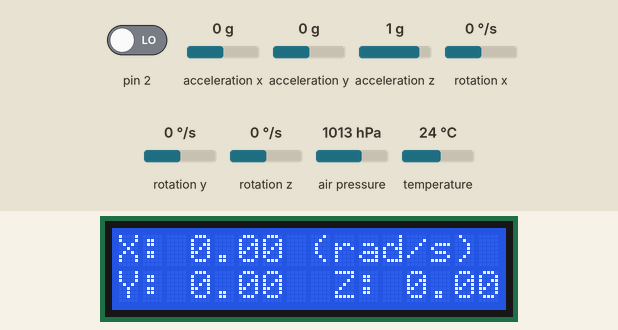
The sketch below on a simulated Arduino Uno, built with avr-gcc and run on an emulated ATmega328P. Shown: 16×2 character LCD. Inputs (shaded band) come from the test bench; at power-on: pin 2 LOW, air pressure 1013 hPa, temperature 24 °C, acceleration x 0 g, acceleration y 0 g, acceleration z 1 g, rotation x 0 °/s, rotation y 0 °/s, rotation z 0 °/s.

Above: at 1.2 s.
1.3 s: pin 2 driven HIGH
At 2.4 s:
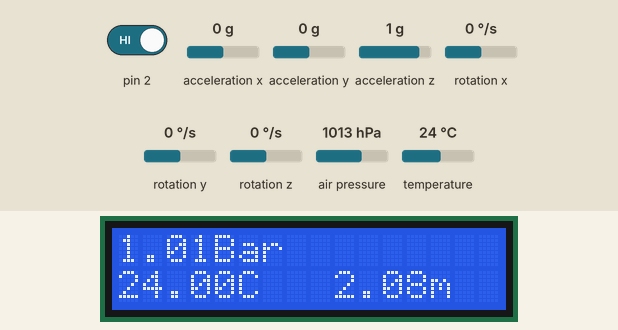
4.0 s: air pressure set to 952 hPa
At 4.8 s:
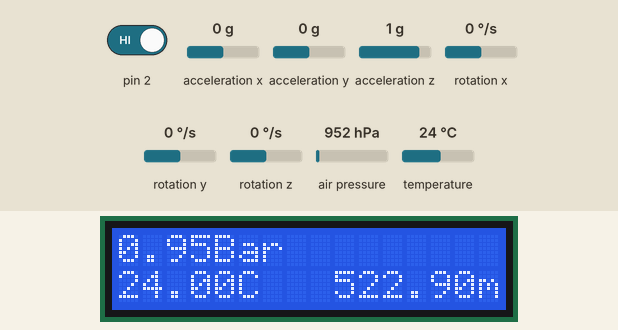
5.7 s: temperature set to 12 °C
At 6.5 s:
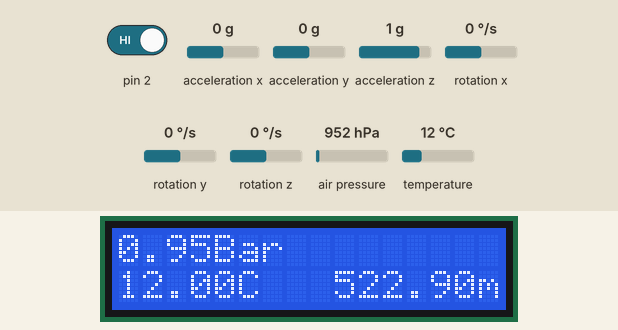
7.4 s: air pressure set to 975 hPa
At 8.0 s:
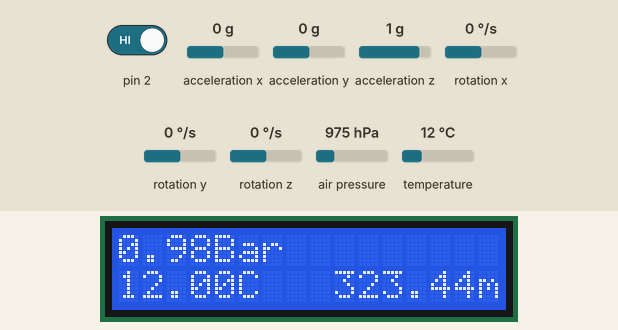
9.0 s: temperature set to 19 °C
At 9.8 s:
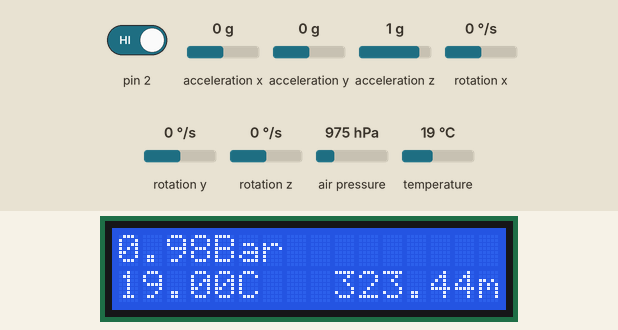
10.7 s: pin 2 driven LOW
At 11.5 s:
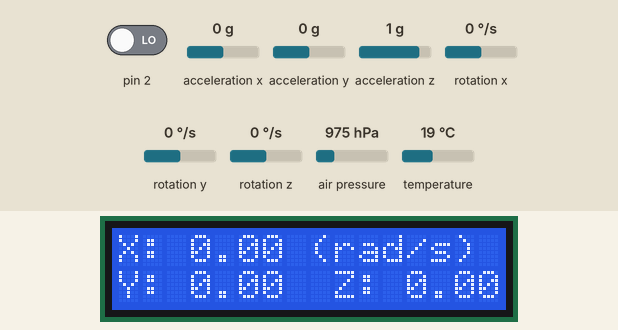
Timing chart, 0 to 13.7 s (numbered marks = the images above; inputs shaded):
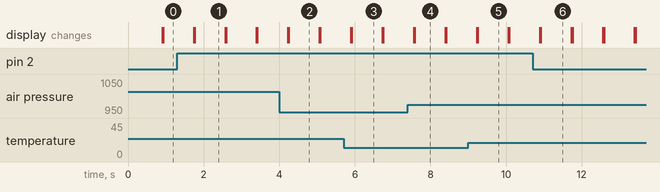

Measured:
- after the input at 1.3 s, the display: first differs from a run without the input after 0.46 s (image 1)
- after the input at 4.0 s, the display: first differs from a run without the input after 0.26 s (image 2)
- after the input at 5.7 s, the display: first differs from a run without the input after 0.22 s (image 3)
- after the input at 7.4 s, the display: first differs from a run without the input after 0.19 s (image 4)
- after the input at 9.0 s, the display: first differs from a run without the input after 0.25 s (image 5)
- after the input at 10.7 s, the display: first differs from a run without the input after 0.22 s (image 6)
- what the display in image 1 shows lasts 0.8 s, from 1.8 s to 2.6 s

The sketch:

tp8.ino
```cpp
#include <Adafruit_MPU6050.h>
#include <Adafruit_Sensor.h>
#include <Wire.h>
#include <Adafruit_BMP085.h>
#include <LCD_I2C.h>

LCD_I2C lcd(0x27, 16, 2); // Default address of most PCF8574 modules, change according

Adafruit_BMP085 bmp;
Adafruit_MPU6050 mpu;

void setup() {
  pinMode(2, INPUT);
  bmp.begin();
  lcd.begin();
  lcd.backlight();
  mpu.begin();
  mpu.setAccelerometerRange(MPU6050_RANGE_2_G);
  mpu.setGyroRange(MPU6050_RANGE_250_DEG);
  mpu.setFilterBandwidth(MPU6050_BAND_94_HZ);
}

void loop() {
  bool buttonState=digitalRead(2);
  if (buttonState) {
    mpu6050 ();
  }
  else {
    bmp085 ();
  }
}

void mpu6050 () {
    lcd.print(bmp.readPressure()/100000.0F);
    lcd.print("Bar");

    lcd.setCursor(0, 1);
    lcd.print(bmp.readTemperature());
    lcd.print("C   ");

    lcd.print(bmp.readAltitude());
    lcd.print("m");

    delay(800);
    lcd.clear();
}

void bmp085 () {
  sensors_event_t a, g, temp;
  mpu.getEvent(&a, &g, &temp);

  lcd.print("X: ");
  lcd.print(g.gyro.x);
  lcd.print(" (rad/s)");

  lcd.setCursor(0, 1);
  lcd.print("Y: ");
  lcd.print(g.gyro.y);

  lcd.print("  Z: ");
  lcd.print(g.gyro.z);

  delay(800);
  lcd.clear();
}
```
